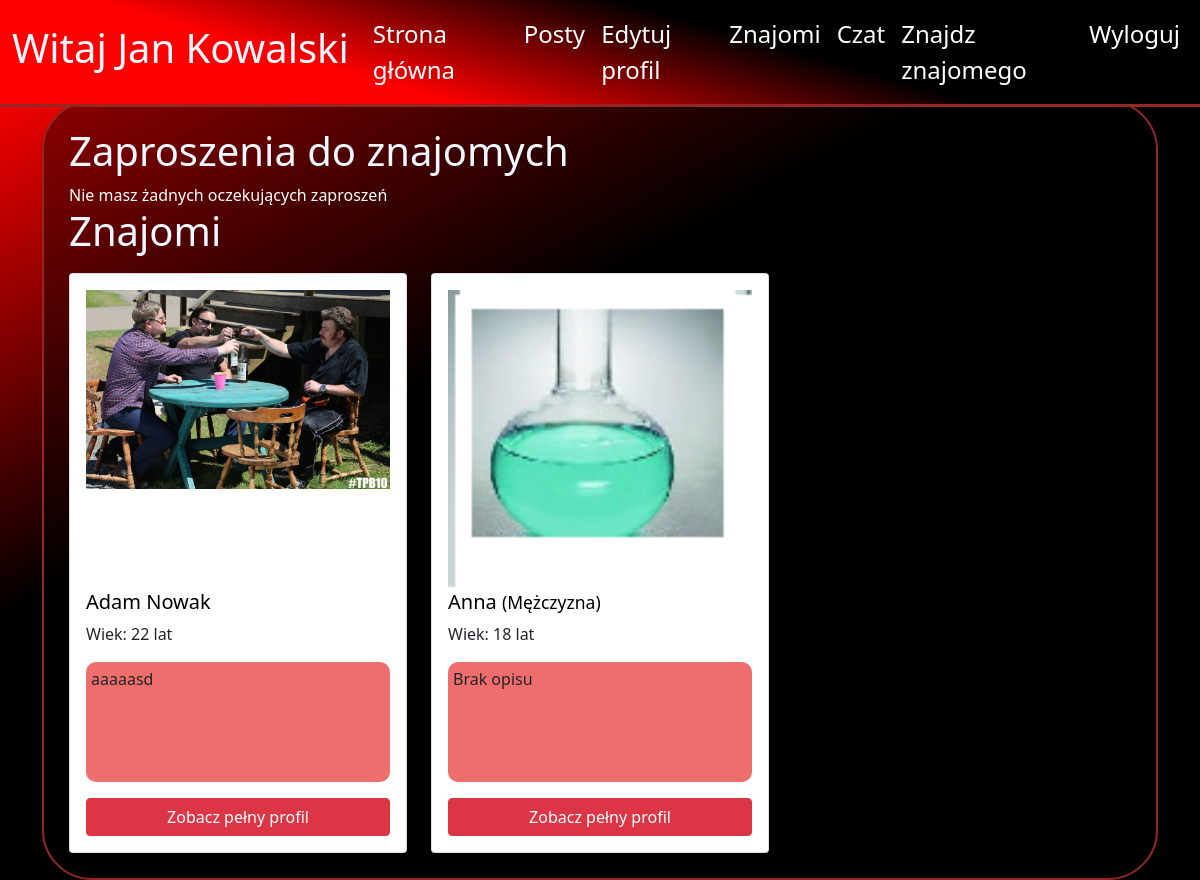
Before: /profile/friend_list/8 (signed in) with the older database file.
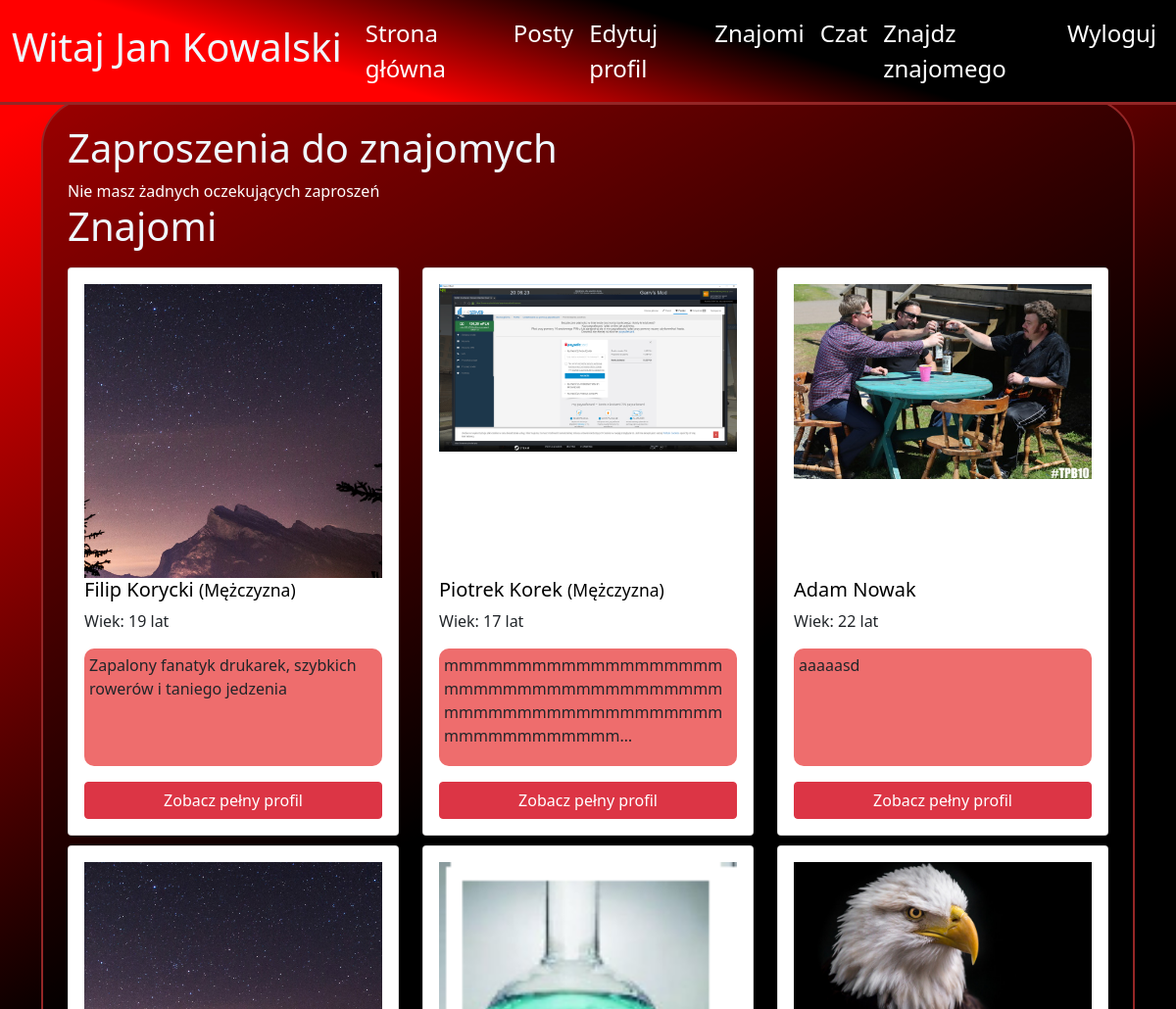
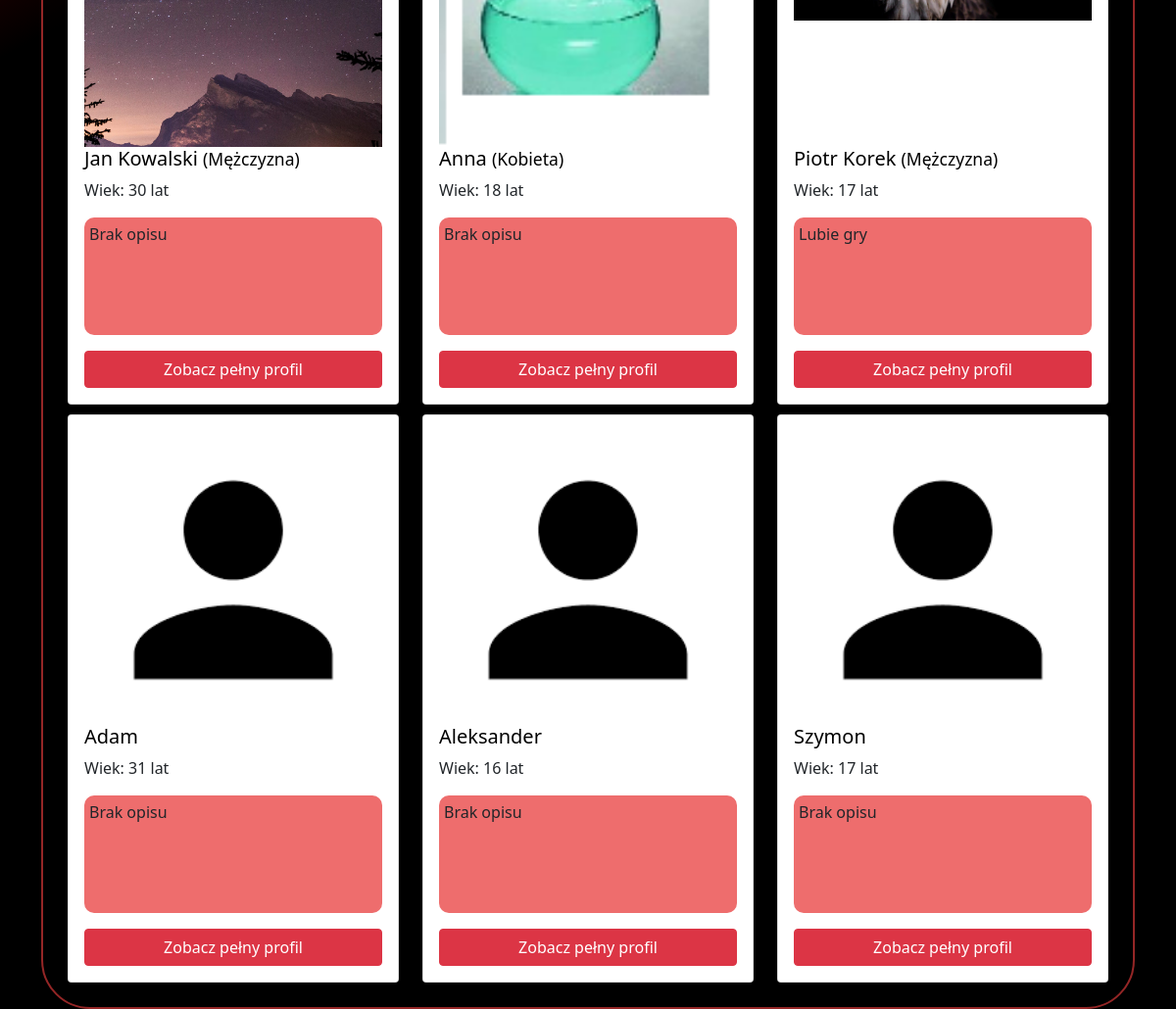
After: the same page with the newer database file (2 pictures, top to bottom).
### blog/models.py (models this page shows, shortened)
class Profile(models.Model):
    user = models.OneToOneField(User, null=True, on_delete=models.CASCADE)
    birth_date = models.DateField(blank=True,null=True)
    description = models.TextField(blank=True,null=True)
    first_name = models.CharField(blank=True, null=True, max_length=40)
    last_name = models.CharField(blank=True, null=True, max_length=40)
    country = models.CharField(blank=True, null=True, max_length=40)
    city = models.CharField(blank=True, null=True, max_length=40)
    height = models.DecimalField(blank=True,null=True, decimal_places=0, max_digits=120)
    weight = models.DecimalField(blank=True,null=True, decimal_places=0, max_digits=120)
    gender = models.CharField(blank=True,null=True, max_length=222)
    friends = models.ManyToManyField('self', blank=True)
    images = models.ManyToManyField("ProfileImage", related_name='+',blank=True)
    chats = models.ManyToManyField("ChatBox", related_name='+',blank=True)
    posts = models.ManyToManyField("Post", related_name='+',blank=True)
    def get_age(self):
        import datetime
        age = int((datetime.date.today() - self.birth_date).days/365.25)
        return age
    def get_name(self):
        if self.first_name and self.last_name:
            return str(str(self.first_name)+" "+str(self.last_name)) #+" ("+str(self.user.username)+")"
        elif self.first_name:
            return self.first_name
        else:
            return self.user.username

### blog/views.py (the view)
# urls.py: path("profile/friend_list/<int:pk>", views.FriendListView.as_view(), name="friend_list"),
class FriendListView(View):
    def get(self, request, pk):
        profile = get_object_or_404(Profile, pk=pk)
        if not profile == request.user.profile:
            return redirect('auth_error')
        friend_requests = FriendInvitation.objects.all().filter(profile_to=profile)
        for friend_request in friend_requests:
            friend_request.displayed = True
        friends_id = []
        for friend in profile.friends.all():
            friends_id.append(friend.id)
        context={
            'profile':profile,
            'friend_requests':friend_requests,
            'friends_id':friends_id,
        }
        return render(request, 'blog/friends_list.html', context)

### blog/templates/blog/friends_list.html (shortened to what the changed rows need)
{% extends "blog/base.html"%}
{% load static %}
{%block content%}
<div class="container background_v1" >
<h1>Zaproszenia do znajomych</h1>
<h1>Znajomi</h1>
<div class="row">
    {%for profile in profile.friends.all%}
    <div class="col-sm-12 col-md-4">
                <div class="card main_page_card" style="margin-top: 10px;">
                    <div class="card-body">
                    {% if profile.images%}
                    <div style="width: 100%; position:relative;">
                        {%for image in profile.images.all %}
                            {% if forloop.last %}
                                <div class="fake_box"> </div>
                                <br />
                            {%endif%}
                        {%empty%}
                            <div class="fake_box"> </div>
                            <br />
                        {%endfor%}
                    </div>
                    {%endif%}
                    <h5 class="card-title">
                    {{profile.get_name}}
                    {% if not profile.gender == None%}
                    <small>({{profile.gender}})</small>
                    {%endif%}
                    </h5>
                    <p class="card-text">Wiek: {{profile.get_age}} lat</p>
                    <p class="card-text main_page_desc" >
                    {% if profile.description %}
                        {{profile.description|truncatechars:70}}
                        {% else %}
                        Brak opisu
                    {%  endif   %}
                    </p>
                    <a href="{%url 'profile' profile.id%}" class="btn btn-danger">Zobacz pełny profil</a>
                    </div>
                </div>
            </div>
    {% empty %}
        <span style="color:white;">
            Nie masz jeszcze żadnych dodanych znajomych
        </span>
    {%endfor%}
</div>
</div>
{% endblock %}

Changed rows visible on the page:
now on this page (row edited): Profile: get_name "Filip Korycki", gender "Mężczyzna", get_age "19", description "Zapalony fanatyk drukarek, szybkich rowerów i taniego jedzenia"
now on this page (row unchanged): Profile: get_name "Piotrek Korek", gender "Mężczyzna", get_age "17", description "mmmmmmmmmmmmmmmmmmmmmmmmmmmmmmmmmmmmmmmmmmmmmmmmmmmmmmmmmmmmmmmmmmmmm…"
now on this page (row edited): Profile: get_name "Jan Kowalski", gender "Mężczyzna", get_age "30", description "Brak opisu"
changed Profile "Anna": gender "Mężczyzna" → "Kobieta"
now on this page (row unchanged): Profile: get_name "Piotr Korek", gender "Mężczyzna", get_age "17", description "Lubie gry"
now on this page (row unchanged): Profile: get_name "Adam", get_age "31", shows "Brak opisu"
now on this page (row unchanged): Profile: get_name "Aleksander", get_age "16", shows "Brak opisu"
added Profile: get_name "Szymon", get_age "17", shows "Brak opisu"
